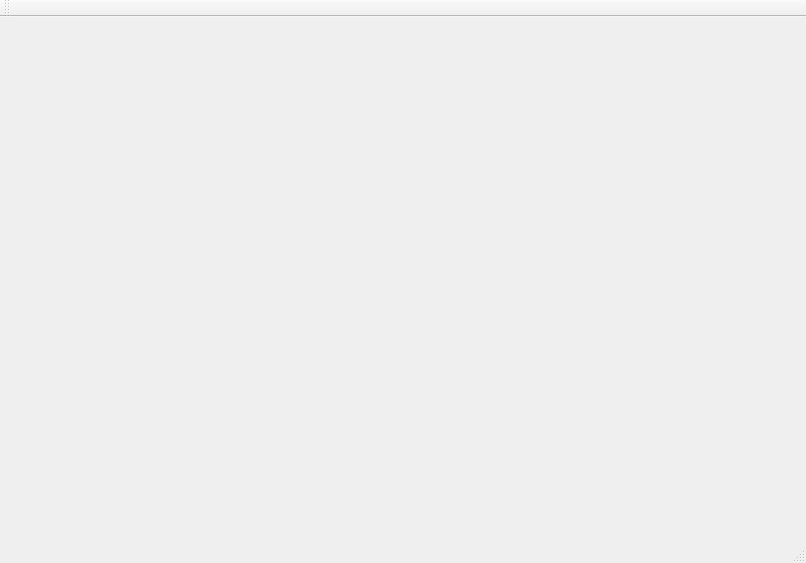
<?xml version="1.0" encoding="UTF-8"?>
<ui version="4.0">
 <class>MainWindow</class>
 <widget class="QMainWindow" name="MainWindow">
  <property name="geometry">
   <rect>
    <x>0</x>
    <y>0</y>
    <width>806</width>
    <height>563</height>
   </rect>
  </property>
  <property name="windowTitle">
   <string>MainWindow</string>
  </property>
  <widget class="QWidget" name="centralWidget"/>
  <widget class="QMenuBar" name="menuBar">
   <property name="geometry">
    <rect>
     <x>0</x>
     <y>0</y>
     <width>891</width>
     <height>21</height>
    </rect>
   </property>
   <property name="nativeMenuBar">
    <bool>false</bool>
   </property>
  </widget>
  <widget class="QToolBar" name="mainToolBar">
   <attribute name="toolBarArea">
    <enum>TopToolBarArea</enum>
   </attribute>
   <attribute name="toolBarBreak">
    <bool>false</bool>
   </attribute>
  </widget>
  <widget class="QStatusBar" name="statusBar"/>
 </widget>
 <layoutdefault spacing="6" margin="11"/>
 <resources/>
 <connections/>
</ui>
